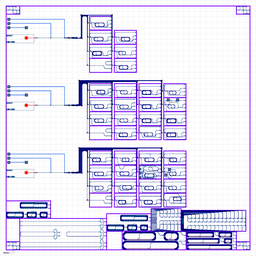
#> input picture aggregate/Shuksan.png, 256 x 256 px, shrunk from 1600 x 1600 before the run
$ python example_layout_analysis.py ../../aggregate/Shuksan.png
#> lines starting #> are read from the running program, lines starting #| are printed output that depends on the picture; after the words box and inside, x2 and y2 are one past the last pixel; in counts of white or black regions, pixels touching at a corner belong together
### framework/Python/png_layout_analyzer.py
#!/usr/bin/env python3
"""
PNG Layout Analyzer for Photonic Circuits

This module provides tools for analyzing PNG images generated from KLayout
photonic circuit layouts, specifically designed for grating couplers and
other photonic components.

Features:
- Color analysis of layout elements
- Shape detection and classification
- Text region identification
- Grating coupler arrow tip detection
- Coordinate conversion between image and layout coordinates

Author: AI Assistant
Date: 2024
"""

import numpy as np
import cv2
from PIL import Image
import argparse
import sys
from typing import List, Tuple, Dict, Any


class PNGLayoutAnalyzer:
    """Analyzer for PNG images of photonic circuit layouts."""

    def __init__(self, image_path: str):
        """Initialize the analyzer with a PNG image file.

        Args:
            image_path: Path to the PNG image file
        """
#> called with image_path = '../../aggregate/Shuksan.png'
        self.image_path = image_path
        self.img = Image.open(image_path)
#> self.img is the input picture: PIL image 256x256 RGB; mean R, G, B 227, 222.5, 243
        self.img_array = np.array(self.img)
        self.gray = cv2.cvtColor(self.img_array, cv2.COLOR_RGB2GRAY)
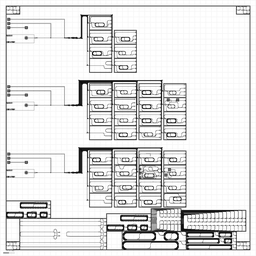
#> self.gray: shape (256, 256); min 6, max 255, mean 226.2

        # Define color mappings for photonic layouts
        self.color_mappings = {
            'white': (255, 255, 255),
            'medium_blue': (0, 64, 128),
            'bright_blue': (0, 0, 255),
            'gray': (128, 128, 128),
            'pink_magenta': (255, 128, 168),
            'dark_blue': (0, 0, 128)
        }

    def analyze_colors(self) -> Dict[str, Any]:
        """Analyze the color distribution in the image.

        Returns:
            Dictionary containing color analysis results
        """
        print("=== COLOR ANALYSIS ===")

        # Get unique colors
        unique_colors = np.unique(self.img_array.reshape(-1, self.img_array.shape[-1]), axis=0)
        total_pixels = self.img_array.shape[0] * self.img_array.shape[1]
#> total_pixels = 65536

        print(f"Image dimensions: {self.img.size[0]} x {self.img.size[1]} pixels")
#| Image dimensions: 256 x 256 pixels
        print(f"Total pixels: {total_pixels:,}")
#| Total pixels: 65,536
        print(f"Number of unique colors: {len(unique_colors)}")
#| Number of unique colors: 11747

        color_analysis = {
            'dimensions': self.img.size,
            'total_pixels': total_pixels,
            'unique_colors': len(unique_colors),
            'color_breakdown': {}
        }

        # Analyze each unique color
        for i, color in enumerate(unique_colors):
            mask = np.all(self.img_array == color, axis=2)
            pixel_count = np.sum(mask)
            percentage = (pixel_count / total_pixels) * 100

            # Try to identify the color
            color_name = self._identify_color(color)

            color_analysis['color_breakdown'][color_name] = {
                'rgb': color.tolist(),
                'pixel_count': int(pixel_count),
                'percentage': round(percentage, 2)
            }

            print(f"{color_name} {color.tolist()}: {pixel_count:,} pixels ({percentage:.1f}%)")
#> this loop made 11747 passes
#> (color, pixel_count, percentage, g in _identify_color, b in _identify_color, color_name) on passes 1 to 3: ([0, 0, 51], 1, 0.00153, 0, 51, 'bluish_0_0_51'), ([0, 0, 61], 1, 0.00153, 0, 61, 'bluish_0_0_61'), ([0, 0, 73], 1, 0.00153, 0, 73, 'bluish_0_0_73')
#| bluish_0_0_51 [0, 0, 51]: 1 pixels (0.0%)
#| bluish_0_0_61 [0, 0, 61]: 1 pixels (0.0%)
#| bluish_0_0_73 [0, 0, 73]: 1 pixels (0.0%)
#| bluish_0_0_75 [0, 0, 75]: 1 pixels (0.0%)
#| bluish_0_0_76 [0, 0, 76]: 1 pixels (0.0%)
#| bluish_0_0_80 [0, 0, 80]: 1 pixels (0.0%)
#| bluish_0_0_81 [0, 0, 81]: 1 pixels (0.0%)
#| bluish_0_0_86 [0, 0, 86]: 1 pixels (0.0%)
#> (further printed lines are left out)
#> pass 1, in analyze_colors, `mask = np.all(self.img_array == color, axis=2)`:
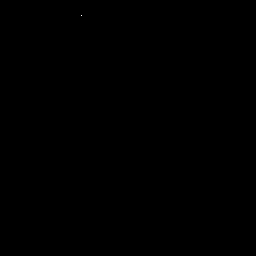
#> mask: shape (256, 256) bool; 0% white in thin lines or dots, all inside (x1, y1, x2, y2) = (81, 15, 82, 16)
#> after the loop, color_analysis = 4 items

        return color_analysis

    def _identify_color(self, color: np.ndarray) -> str:
        """Identify a color based on RGB values.

        Args:
            color: RGB color array

        Returns:
            String name of the color
        """
        r, g, b = color

        # Check against known color mappings
        for name, rgb in self.color_mappings.items():
            if np.array_equal(color, rgb):
                return name

        # Generic identification based on RGB values
        if r == g == b:
            if r > 200:
                return f"light_gray_{r}"
            elif r > 100:
                return f"medium_gray_{r}"
            else:
                return f"dark_gray_{r}"
        elif r > g and r > b:
            return f"reddish_{r}_{g}_{b}"
        elif g > r and g > b:
            return f"greenish_{r}_{g}_{b}"
        elif b > r and b > g:
            return f"bluish_{r}_{g}_{b}"
        else:
            return f"unknown_{r}_{g}_{b}"

    def analyze_shapes(self) -> Dict[str, Any]:
        """Analyze shapes in the image.

        Returns:
            Dictionary containing shape analysis results
        """
        print("\n=== SHAPE ANALYSIS ===")

        # Find contours
        contours, _ = cv2.findContours(self.gray, cv2.RETR_EXTERNAL, cv2.CHAIN_APPROX_SIMPLE)
#> contours = [[[0, 0], [0, 255], [255, 255], [255, 0]]]

        print(f"Number of contours found: {len(contours)}")

        shape_analysis = {
            'total_contours': len(contours),
            'shapes': []
        }
#> shape_analysis = {'total_contours': 1, 'shapes': []}

        # Analyze each contour
        for i, contour in enumerate(contours):
            area = cv2.contourArea(contour)
            perimeter = cv2.arcLength(contour, True)

            if area > 100:  # Only consider significant shapes
                # Get bounding box
                x, y, w, h = cv2.boundingRect(contour)

                # Approximate the contour
                epsilon = 0.02 * perimeter
                approx = cv2.approxPolyDP(contour, epsilon, True)
                vertices = len(approx)

                # Determine shape type
                shape_type = self._classify_shape(vertices, area, w, h)

                shape_info = {
                    'index': i,
                    'area': float(area),
                    'perimeter': float(perimeter),
                    'bounding_box': (x, y, w, h),
                    'vertices': vertices,
                    'shape_type': shape_type
                }

                shape_analysis['shapes'].append(shape_info)

                print(f"Shape {i}: {shape_type}, Area: {area:.0f}, Vertices: {vertices}")
#> this loop made 1 pass
#> (area, perimeter, x, y, w, h, epsilon, approx) on pass 1: (65025, 1020, 0, 0, 256, 256, 20.4, [[0, 0], [0, 255], [255, 255], [255, 0]])

        return shape_analysis

    def _classify_shape(self, vertices: int, area: float, width: int, height: int) -> str:
        """Classify a shape based on its properties.

        Args:
            vertices: Number of vertices
            area: Area of the shape
            width: Width of bounding box
            height: Height of bounding box

        Returns:
            String classification of the shape
        """
        if vertices == 3:
            return "Triangle"
        elif vertices == 4:
            aspect_ratio = width / height if height > 0 else 1
            if 0.8 <= aspect_ratio <= 1.2:
                return "Square"
            else:
                return "Rectangle"
        elif vertices > 8:
            aspect_ratio = width / height if height > 0 else 1
            if 0.8 <= aspect_ratio <= 1.2:
                return "Circle"
            else:
                return "Oval"
        else:
            return f"Polygon ({vertices} sides)"

    def analyze_text_regions(self) -> Dict[str, Any]:
        """Analyze text regions in the image.

        Returns:
            Dictionary containing text analysis results
        """
        print("\n=== TEXT REGION ANALYSIS ===")

        # Look for text regions (dark areas on light background)
        text_mask = self.gray < 100
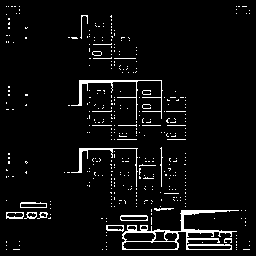
#> text_mask: shape (256, 256) bool; 4.9% white in thin lines or dots
        text_pixels = np.sum(text_mask)
#> text_pixels = 3211

        print(f"Text pixels (dark): {text_pixels}")

        # Find contours of text regions
        contours, _ = cv2.findContours(text_mask.astype(np.uint8), cv2.RETR_EXTERNAL, cv2.CHAIN_APPROX_SIMPLE)
#> contours = 390 contours, 380 with area under 20; largest, box (x1, y1, x2, y2) and area: (122, 210, 239, 250) 1610, (71, 80, 163, 120) 159, (120, 215, 148, 221) 134, (20, 202, 47, 208) 120, (71, 148, 138, 187) 102

        text_regions = []
        for i, contour in enumerate(contours):
            x, y, w, h = cv2.boundingRect(contour)
            if w > 10 and h > 10:  # Filter out noise
                text_regions.append({
                    'index': i,
                    'position': (x, y),
                    'size': (w, h),
                    'area': w * h
                })
                print(f"Text region {i}: position ({x}, {y}), size {w}x{h}")
#> this loop made 390 passes
#> (x, y, w, h) on passes 2 to 4: (236, 249, 1, 1), (106, 249, 1, 1), (102, 249, 1, 1)
#> after the loop, text_regions = 3 items

        text_analysis = {
            'total_text_pixels': int(text_pixels),
            'text_regions': text_regions
        }

        return text_analysis

    def analyze_grating_couplers(self) -> Dict[str, Any]:
        """Analyze grating couplers in the image.

        Returns:
            Dictionary containing grating coupler analysis results
        """
        print("\n=== GRATING COUPLER ANALYSIS ===")

        # Create mask for blue regions (grating couplers)
        blue_mask = np.zeros(self.gray.shape, dtype=np.uint8)
#> blue_mask: shape (256, 256); every value is 0
        for y in range(self.img_array.shape[0]):
            for x in range(self.img_array.shape[1]):
                pixel = self.img_array[y, x]
                # Check for medium blue or bright blue
                if (pixel[0] == 0 and pixel[1] == 64 and pixel[2] == 128) or \
                   (pixel[0] == 0 and pixel[1] == 0 and pixel[2] == 255):
                    blue_mask[y, x] = 255

        # Find contours in blue regions
        contours, _ = cv2.findContours(blue_mask, cv2.RETR_EXTERNAL, cv2.CHAIN_APPROX_SIMPLE)
#> contours = []

        # Sort by area and filter for significant shapes
        significant_contours = [(i, c, cv2.contourArea(c)) for i, c in enumerate(contours) if cv2.contourArea(c) > 100]
#> significant_contours = []
        significant_contours.sort(key=lambda x: x[2], reverse=True)

        print(f"Found {len(contours)} blue contours")
        print(f"Found {len(significant_contours)} significant grating couplers")

        grating_couplers = []

        for idx, (contour_idx, contour, area) in enumerate(significant_contours[:4]):  # Analyze top 4
            print(f"\nGRATING COUPLER {idx+1}:")
            print(f"  Contour index: {contour_idx}")
            print(f"  Area: {area:.0f} pixels")

            # Get bounding box
            x, y, w, h = cv2.boundingRect(contour)
            print(f"  Bounding box: ({x}, {y}) to ({x+w}, {y+h})")
            print(f"  Size: {w} x {h} pixels")

            # Find center
            moments = cv2.moments(contour)
            if moments['m00'] != 0:
                cx = int(moments['m10'] / moments['m00'])
                cy = int(moments['m01'] / moments['m00'])
                print(f"  Center of mass: ({cx}, {cy})")

                # Analyze the grating coupler direction using the method from our analysis
                direction, tip, vector, confidence = self._analyze_grating_coupler_direction(contour, cx, cy)

                print(f"  Grating coupler direction: {direction}")
                print(f"  Arrow tip: {tip}")
                print(f"  Vector: {vector}")
                print(f"  Confidence: {confidence:.3f}")

                grating_coupler = {
                    'index': idx + 1,
                    'contour_index': contour_idx,
                    'area': float(area),
                    'bounding_box': (x, y, w, h),
                    'center': (cx, cy),
                    'arrow_tip': tip,
                    'arrow_direction': direction,
                    'arrow_vector': vector,
                    'confidence': confidence
                }

                grating_couplers.append(grating_coupler)
#> this loop made 0 passes
#> after the loop, grating_couplers = []

        grating_analysis = {
            'total_contours': len(contours),
            'significant_contours': len(significant_contours),
            'grating_couplers': grating_couplers
        }
#> grating_analysis = {'total_contours': 0, 'significant_contours': 0, 'grating_couplers': []}

        return grating_analysis

    # [191 lines left out: functions _analyze_grating_coupler_direction, _analyze_horizontal_gc, _analyze_vertical_gc, _fallback_direction_analysis, convert_to_layout_coordinates, not called in this run]

    def full_analysis(self) -> Dict[str, Any]:
        """Perform complete analysis of the layout image.

        Returns:
            Dictionary containing all analysis results
        """
        print("=== COMPLETE PNG LAYOUT ANALYSIS ===")
        print(f"Analyzing: {self.image_path}")

        results = {
            'image_path': self.image_path,
            'colors': self.analyze_colors(),
            'shapes': self.analyze_shapes(),
            'text': self.analyze_text_regions(),
            'grating_couplers': self.analyze_grating_couplers()
        }

        print("\n=== ANALYSIS COMPLETE ===")
        return results


# [22 lines left out: function main, not called in this run]


# [2 lines that do not run on import are left out]

### framework/Python/example_layout_analysis.py
#!/usr/bin/env python3
"""
Example script demonstrating how to use the PNG Layout Analyzer

This script shows how to use the PNGLayoutAnalyzer class to analyze
photonic circuit layouts and extract specific information.
"""

from png_layout_analyzer import PNGLayoutAnalyzer
import json


def analyze_grating_coupler_layout(image_path: str):
    """Analyze a grating coupler layout and extract key information.

    Args:
        image_path: Path to the PNG image file
    """
    print(f"Analyzing grating coupler layout: {image_path}")

    # Create analyzer instance
    analyzer = PNGLayoutAnalyzer(image_path)

    # Perform full analysis
    results = analyzer.full_analysis()
#> results = 5 items

    # Extract key information
    grating_couplers = results['grating_couplers']['grating_couplers']
#> grating_couplers = []

    print(f"\n=== GRATING COUPLER SUMMARY ===")
    print(f"Found {len(grating_couplers)} grating couplers")

    for i, gc in enumerate(grating_couplers):
        print(f"\nGrating Coupler {i+1}:")
        print(f"  Arrow tip position: {gc['arrow_tip']}")
        print(f"  Arrow direction: {gc['arrow_direction']}")
        print(f"  Arrow vector: {gc['arrow_vector']}")

        # Convert to layout coordinates
        layout_x, layout_y = analyzer.convert_to_layout_coordinates(
            gc['arrow_tip'][0], gc['arrow_tip'][1]
        )
        print(f"  Layout coordinates: ({layout_x}, {layout_y}) nm")
        print(f"  Layout coordinates: ({layout_x/1000:.1f}, {layout_y/1000:.1f}) μm")

    # Save detailed results
    output_file = image_path.replace('.png', '_analysis.json')
    with open(output_file, 'w') as f:
        json.dump(results, f, indent=2)
    print(f"\nDetailed analysis saved to: {output_file}")

    return results


def main():
    """Main function."""
    import sys

    if len(sys.argv) != 2:
        print("Usage: python example_layout_analysis.py <image_path>")
        sys.exit(1)

    image_path = sys.argv[1]

    try:
        results = analyze_grating_coupler_layout(image_path)
#> results = 5 items

        # Print color summary
        print(f"\n=== COLOR SUMMARY ===")
        for color_name, color_info in results['colors']['color_breakdown'].items():
            if color_info['percentage'] > 0.1:  # Only show significant colors
                print(f"{color_name}: {color_info['percentage']:.1f}%")
#> this loop made 11747 passes
#> (color_name, color_info) on passes 1 to 3: ('bluish_0_0_51', {'rgb': [0, 0, 51], 'pixel_count': 1, 'percentage': 0}), ('bluish_0_0_61', {'rgb': [0, 0, 61], 'pixel_count': 1, 'percentage': 0}), ('bluish_0_0_73', {'rgb': [0, 0, 73], 'pixel_count': 1, 'percentage': 0})

    except Exception as e:
        print(f"Error: {e}")
        sys.exit(1)


if __name__ == "__main__":
    main()
